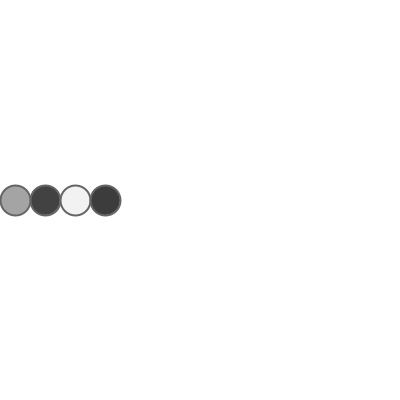
Frame 1 (no input)
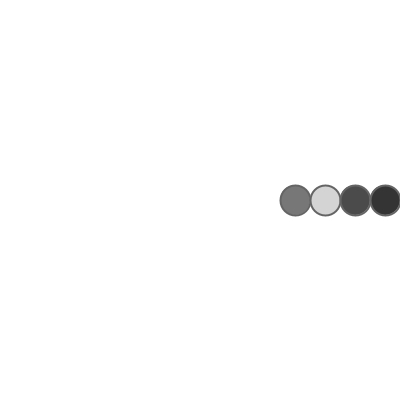
Frame 60 (the mouse pressed at the canvas centre just before this capture)
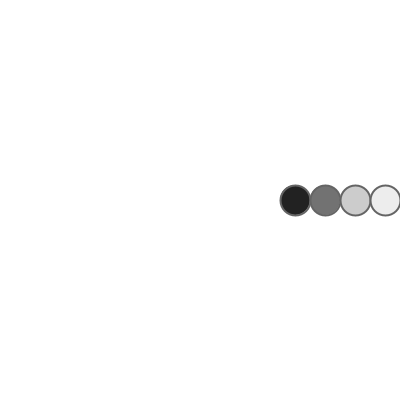
Frame 120 (the mouse held since frame 60 and released just before this capture)

The Processing sketch that drew these frames (run headless with seeded random() and noise(); from frame 60 on, the mouse is pressed at the canvas centre):

// Processing sketch: quiz7
// ── quiz7.pde
int x = 15;

void setup() {
  size(400, 400);
  frameRate(3);
  stroke(100);
  strokeWeight(2);
}

void draw() {
  background(255);
    fill(random(255));
    circle(x, 200, 30);

    fill(random(255));
    circle(x+30, 200, 30);

    fill(random(255));
    circle(x+60, 200, 30);

    fill(random(255));
    circle(x+90, 200, 30);

    x+= 70;
    if(x > 350) {
      x = 15;
    }
}
